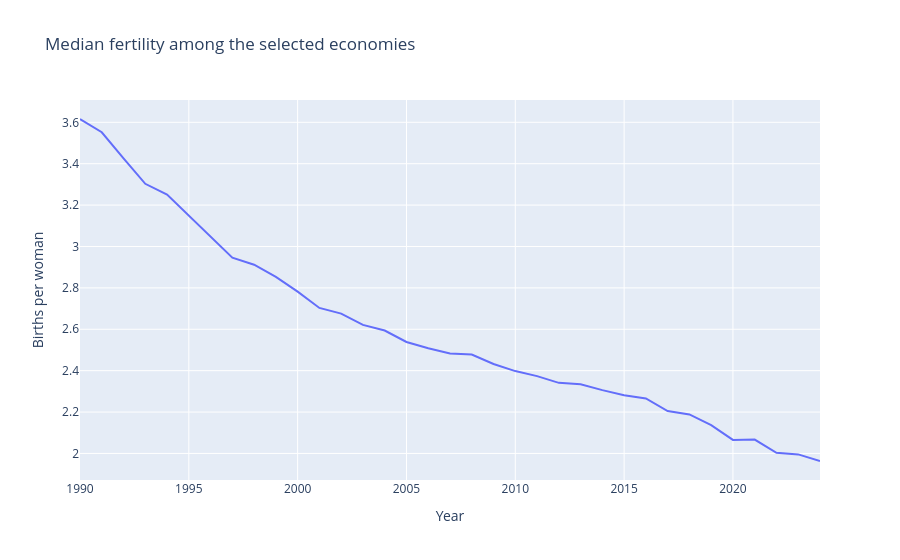

The notebook cell this image was saved under:
### Markdown cell above
### Make charts

### Code cell
#Fertility
median_fertility = sample.groupby("year")["fertility"].median().reset_index()
fig = px.line(
    median_fertility,
    x="year",
    y="fertility",
    title="Median fertility among the selected economies",
    labels={
        "year": "Year",
        "fertility": "Births per woman",
    },
)
fig.show()

### Figure 1 — Plotly figure (JSON) as saved in the notebook; plotly's stock layout.template omitted (floating-point values rounded to 4 significant figures)
{"data": [{"hovertemplate": "Year=%{x}<br>Births per woman=%{y}<extra></extra>", "legendgroup": "", "line": {"color": "#636efa", "dash": "solid"}, "marker": {"symbol": "circle"}, "mode": "lines", "name": "", "orientation": "v", "showlegend": false, "type": "scatter", "x": [1990, 1991, 1992, 1993, 1994, 1995, 1996, 1997, 1998, 1999, 2000, 2001, 2002, 2003, 2004, 2005, 2006, 2007, 2008, 2009, 2010, 2011, 2012, 2013, 2014, 2015, 2016, 2017, 2018, 2019, 2020, 2021, 2022, 2023, 2024], "xaxis": "x", "y": [3.616, 3.552, 3.426, 3.303, 3.251, 3.15, 3.049, 2.946, 2.912, 2.853, 2.782, 2.703, 2.675, 2.621, 2.594, 2.538, 2.508, 2.483, 2.478, 2.432, 2.398, 2.373, 2.341, 2.335, 2.306, 2.281, 2.266, 2.205, 2.189, 2.136, 2.066, 2.067, 2.003, 1.996, 1.964], "yaxis": "y"}], "layout": {"legend": {"tracegroupgap": 0}, "title": {"text": "Median fertility among the selected economies"}, "xaxis": {"anchor": "y", "domain": [0.0, 1.0], "title": {"text": "Year"}}, "yaxis": {"anchor": "x", "domain": [0.0, 1.0], "title": {"text": "Births per woman"}}}}
